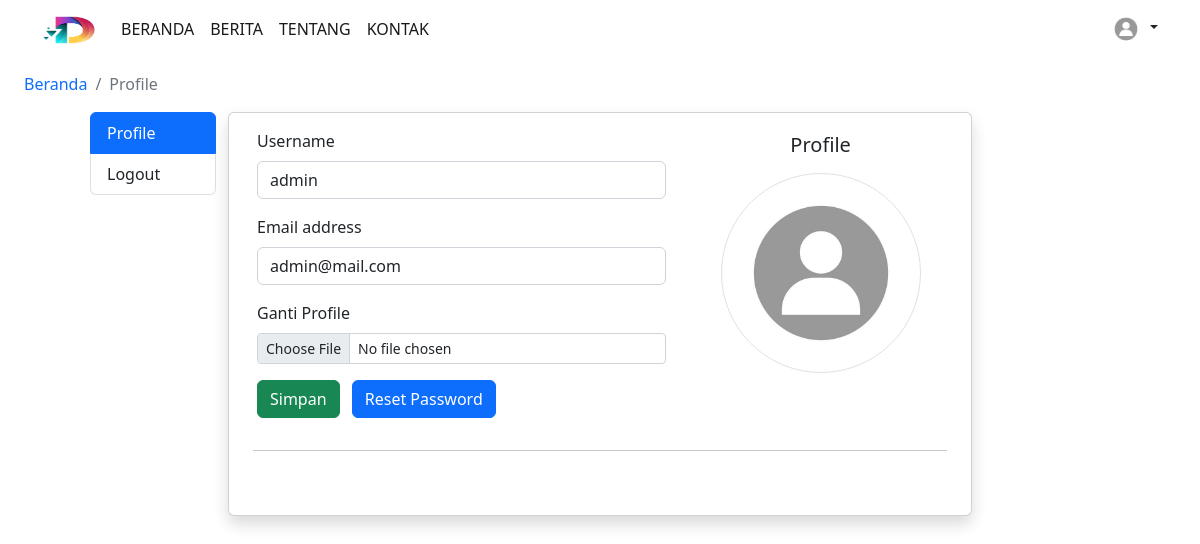
The app's page /profile.php (signed in) with its own data.
### tables this page shows
CREATE TABLE `user` (
  `id` int(11) NOT NULL,
  `username` varchar(50) NOT NULL,
  `email` varchar(50) NOT NULL,
  `password` varchar(255) NOT NULL,
  `level` enum('user','admin') NOT NULL DEFAULT 'user',
  `gambar` varchar(50) NOT NULL DEFAULT 'default.jpg'
);

### profile.php (called while the page is built, shortened)
<?php
require('functions.php');
$username = $_SESSION['username'];
$user = query("SELECT * FROM user WHERE username = '$username'")[0];
require "views/profile.view.php";

### functions.php (called while the page is built, shortened)
<?php
$conn = mysqli_connect("localhost", "root", "", "phpdasar");
function query($query)
{
    global $conn;
    $result = mysqli_query($conn, $query) or die(mysqli_error($conn));
    $rows = [];
    while ($row = mysqli_fetch_assoc($result)) {
        $rows[] = $row;
    }
    return $rows;
}

### views/profile.view.php (the view, shortened to what this page needs)
<!DOCTYPE html>
<html lang="en">
<head>
    <link rel="stylesheet" href="https://cdn.jsdelivr.net/npm/bootstrap@5.2.3/dist/css/bootstrap.min.css">
    <link rel="stylesheet" href="https://cdn.jsdelivr.net/npm/bootstrap-icons@1.10.5/font/bootstrap-icons.css">
</head>
<body>
    <?php
    if (isset($_SESSION["username"])) {
        if ($_SESSION["level"] === "admin") {
            include "partials/nav_admin.php";
        } else {
            include "partials/nav_user.php";
        }
    } else {
        include "partials/nav.php";
    }
    ?>
    <div class="container pt-5 mt-4 me-5">
        <nav aria-label="breadcrumb">
            <ol class="breadcrumb">
                <li class="breadcrumb-item"><a href="index.php" class="text-decoration-none">Beranda</a></li>
                <li class="breadcrumb-item active" aria-current="page">Profile</li>
            </ol>
        </nav>
    </div>
    <div class="container row mx-auto">
        <div class="col-md-2 ps-5">
            <div class="list-group">
                <a href="" class="list-group-item list-group-item-action active" aria-current="true">
                    Profile
                </a>
                <a href="logout.php" class="list-group-item list-group-item-action">Logout</a>
            </div>
        </div>
        <div class="card shadow col-md-8" style="max-width: 1000px;">
            <div class="d-flex flex-row">
                <div class="card-body col-md-8">
                    <form action="" method="post" autocomplete="off enctype=" enctype="multipart/form-data">
                        <div class="mb-3">
                            <label for="username" class="form-label">Username</label>
                            <input type="text" class="form-control" id="username" name="username" required value="<?= $user['username']; ?>" readonly>
                        </div>
                        <div class="mb-3">
                            <label for="email" class="form-label">Email address</label>
                            <input type="email" class="form-control" id="email" name="email" aria-describedby="emailHelp" required value="<?= $user['email']; ?>">
                        </div>
                        <div class="mb-3">
                            <label for="gambar" class="form-label">Ganti Profile</label>
                            <input type="file" class="form-control form-control-sm" name="gambar" id="gambar">
                        </div>
                        <button type="submit" name="ubah" class="btn btn-success me-2">Simpan</button>
                        <button type="button" class="btn btn-primary" data-bs-toggle="modal" data-bs-target="#modalReset">Reset Password</button>
                    </form>
                </div>
                <div class="card-body col-md-5 text-center">
                    <h5 class="card-title mt-1">Profile</h5>
                    <img src="img/<?= $user['gambar']; ?>" class="img img-thumbnail my-2 rounded-circle" width="200">
                </div>
            </div>
            <div class="container pb-5">
                <hr>
            </div>
        </div>
    </div>
</body>
</html>

### views/partials/nav_admin.php (shortened to what this page needs)
<nav class="navbar navbar-expand-lg navbar-text fixed-top nav-fixed">
    <div class="container">
        <a class="navbar-brand me-3" href="index.php">
            <img src="img/logo.png" alt="Logo" width="55" height="30" />
        </a>
        <div class="collapse navbar-collapse" id="navbarSupportedContent">
            <ul class="navbar-nav me-auto mb-lg-0">
                <li class="nav-item">
                    <a class="nav-link" aria-current="page" href="index.php">BERANDA</a>
                </li>
                <li class="nav-item">
                    <a class="nav-link" href="news.php">BERITA</a>
                </li>
                <li class="nav-item">
                    <a class="nav-link" href="about.php">TENTANG</a>
                </li>
                <li class="nav-item">
                    <a class="nav-link" href="contact.php">KONTAK</a>
                </li>
            </ul>
            <div class="dropdown text-end">
                <a href="" class="d-block link-dark text-decoration-none dropdown-toggle" data-bs-toggle="dropdown" aria-expanded="false">
                    <img src="img/<?= $user["gambar"]; ?>" alt="mdo" width="32" height="32" class="rounded-circle">
                </a>
            </div>
        </div>
    </div>
</nav>

### records on screen
user: gambar (placeholder picture), username "admin", email "admin@mail.com"
